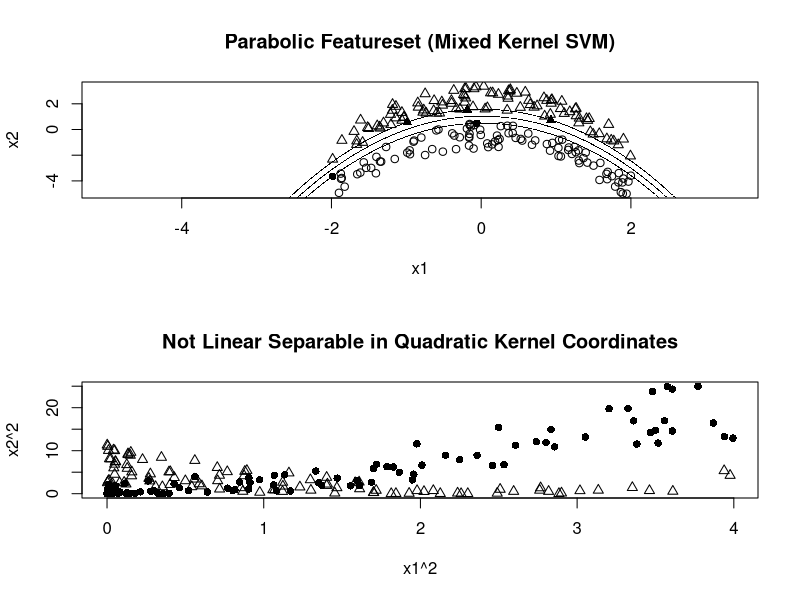

The R source for this figure:
require('kernlab')

n = 100
a1 = 4*runif(n)-2
a2 = 1 - a1^2 - 0.5 - 2*runif(n)
b1 = 4*runif(n)-2
b2 = 1 - b1^2 + 0.5 + 2*runif(n)

x = rbind(matrix(cbind(a1,a2),,2),matrix(cbind(b1,b2),,2))
y <- matrix(c(rep(1,n),rep(-1,n)))

kfunction <- function(linear, quadratic)
{
  k <- function (x,y)
  {
    linear*sum((x)*(y)) + quadratic*sum((x^2)*(y^2))
  }
  class(k) <- "kernel"
  k
}

center_kernel <- function(kernel)
{
  m <- length(kernel[,1])
  ones <- matrix(rep(1,m),m)
  (diag(m) - ones %*% t(ones) / m)*kernel*(diag(m) - ones %*% t(ones) / m)
}
f_product<- function(x,y)
{
  sum(diag(crossprod(t(x),y)))
}
f_norm<- function(x)
{
  sqrt(f_product(x,x))
}
kernel_alignment <- function(x,y)
{
  f_product(x,y)/(f_norm(x)*f_norm(y))
}

x_kernel1 <- kernelMatrix(kfunction(1,0),x)
y_kernel   <- y %*% t(y)
x_kernel2 <- kernelMatrix(kfunction(0,1),x)

x_kernel1_c <- center_kernel(x_kernel1)
x_kernel2_c <- center_kernel(x_kernel2)

y_kernel_c <- center_kernel(y_kernel)

alignment1 <- kernel_alignment(x_kernel1_c,y_kernel_c)
alignment2 <- kernel_alignment(x_kernel2_c,y_kernel_c)

x_kernel3 <- kernelMatrix(kfunction(alignment1, alignment2),x)
x_kernel3_c <- center_kernel(x_kernel3)
alignment3 <- kernel_alignment(x_kernel3_c,y_kernel_c)

svp <- ksvm(x,y,type="C-svc",C = 100, kernel=kfunction(alignment1,alignment2), scaled=c())
par(mfrow=c(2,1))
plot(c(min(x[]), max(x[])), c(min(x[]), max(x[])),type='n',xlab='x1',ylab='x2')
title(main='Parabolic Featureset (Mixed Kernel SVM)')
ymat <- ymatrix(svp)
points(x[-SVindex(svp),1], x[-SVindex(svp),2], pch = ifelse(ymat[-SVindex(svp)] < 0, 2, 1))
points(x[SVindex(svp),1], x[SVindex(svp),2], pch = ifelse(ymat[SVindex(svp)] < 0, 17, 16))

# Extract w and b from the model   
w <- colSums(coef(svp)[[1]] * (alignment1*x[SVindex(svp),]))
v <- colSums(coef(svp)[[1]] * (alignment2*x[SVindex(svp),]^2))
b <- b(svp)

x1 = seq(min(x[]),max(x[]),0.01)
x2 = seq(min(x[]),max(x[]),0.01)

points( sqrt( (b-w[2]*x2-v[2]*x2^2)/v[1] + (w[1]/(2*v[1]))^2 ) - w[1]/(2*v[1]) , x2, pch = 16, cex = .1 )
points( -sqrt( (b-w[2]*x2-v[2]*x2^2)/v[1] + (w[1]/(2*v[1]))^2 ) - w[1]/(2*v[1]) , x2, pch = 16, cex = .1 )
points( x1, sqrt( (b-w[1]*x1-v[1]*x1^2)/v[2] + (w[2]/(2*v[2]))^2 ) - w[2]/(2*v[2]) , pch = 16, cex = .1 )
points( x1, -sqrt( (b-w[1]*x1-v[1]*x1^2)/v[2] + (w[2]/(2*v[2]))^2 ) - w[2]/(2*v[2]) , pch = 16, cex = .1 )

points( sqrt( (1+ b-w[2]*x2-v[2]*x2^2)/v[1] + (w[1]/(2*v[1]))^2 ) - w[1]/(2*v[1]) , x2, pch = 16, cex = .1 )
points( -sqrt( (1 + b-w[2]*x2-v[2]*x2^2)/v[1] + (w[1]/(2*v[1]))^2 ) - w[1]/(2*v[1]) , x2, pch = 16, cex = .1 )
points( x1, sqrt( (1+b-w[1]*x1-v[1]*x1^2)/v[2] + (w[2]/(2*v[2]))^2 ) - w[2]/(2*v[2]) , pch = 16, cex = .1 )
points( x1, -sqrt( (1+b-w[1]*x1-v[1]*x1^2)/v[2] + (w[2]/(2*v[2]))^2 ) - w[2]/(2*v[2]) , pch = 16, cex = .1 )

points( sqrt( (-1+ b-w[2]*x2-v[2]*x2^2)/v[1] + (w[1]/(2*v[1]))^2 ) - w[1]/(2*v[1]) , x2, pch = 16, cex = .1 )
points( -sqrt( (-1 + b-w[2]*x2-v[2]*x2^2)/v[1] + (w[1]/(2*v[1]))^2 ) - w[1]/(2*v[1]) , x2, pch = 16, cex = .1 )
points( x1, sqrt( (-1+b-w[1]*x1-v[1]*x1^2)/v[2] + (w[2]/(2*v[2]))^2 ) - w[2]/(2*v[2]) , pch = 16, cex = .1 )
points( x1, -sqrt( (-1+b-w[1]*x1-v[1]*x1^2)/v[2] + (w[2]/(2*v[2]))^2 ) - w[2]/(2*v[2]) , pch = 16, cex = .1 )

plot(x[]^2,type='n',xlab='x1^2',ylab='x2^2')
title(main='Not Linear Separable in Quadratic Kernel Coordinates')
points(x[1:100,]^2,pch=16)
points(x[101:200,]^2,pch=2)
